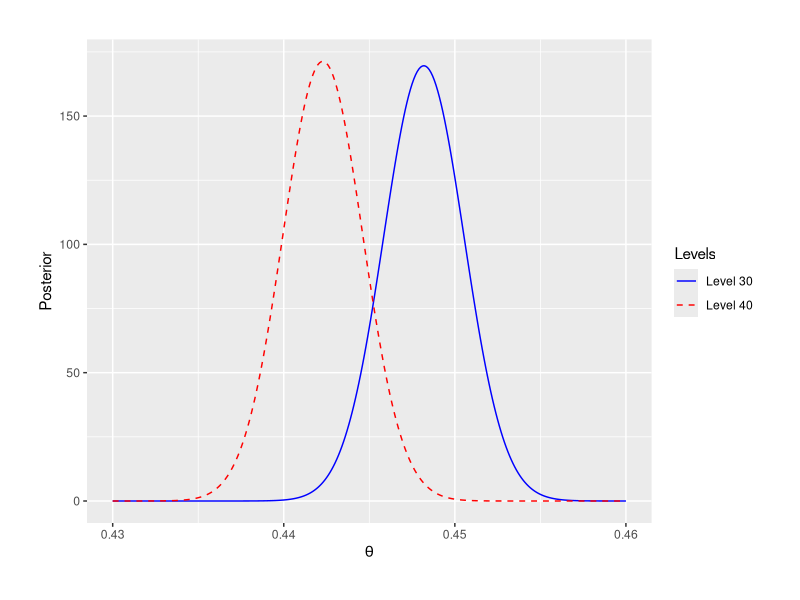
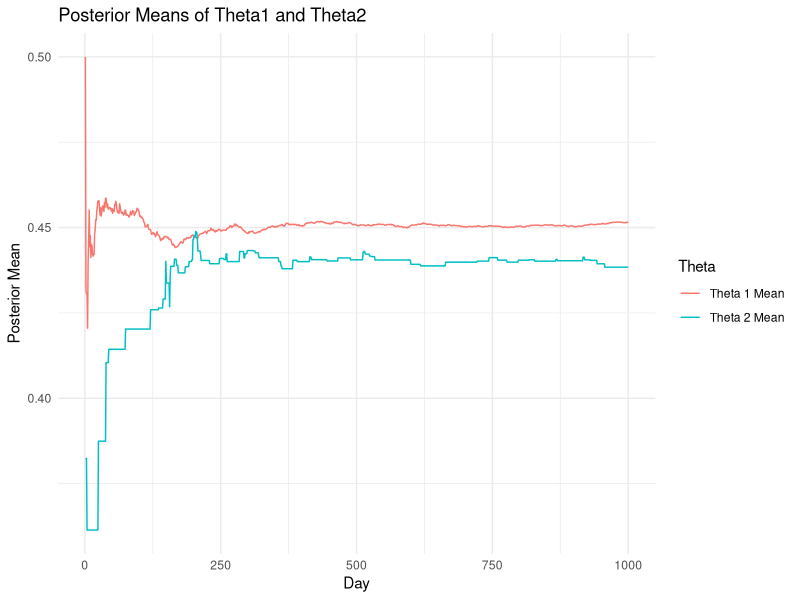
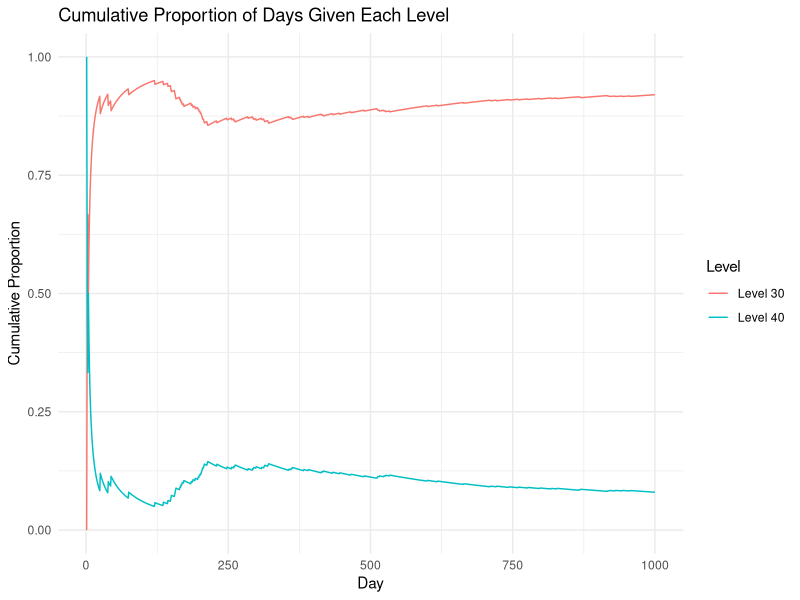

Generate these figures, in order, with R:
## ---- chunk 1
# Load libraries
suppressPackageStartupMessages({
  library(tibble)
  library(ggplot2)
  library(tidyr)
  library(dplyr)
})
## ---- chunk 2
# Define constants and initial values
n1=44700; Y1=20034; n2=45489; Y2=20119; a=1; b= 1

# Generate theta sequence
theta = seq(0.43, 0.46, 0.0001)

# Compute beta density values for each theta
theta1 = dbeta(theta, Y1 + a, n1 - Y1 + b)
theta2 = dbeta(theta,  Y2 + a,  n2 - Y2 + b)

# Create data frame for plotting
df = data.frame(theta, theta1, theta2)

# Rename columns for clarity
colnames(df) = c("theta", "theta1", "theta2")

# Transform data frame for ggplot
# Transform data frame for ggplot
df <- df %>%
  pivot_longer(cols = c("theta1", "theta2"), names_to = "Levels", values_to = "Posterior")

# Plot the beta distributions with custom legend labels
plt <- ggplot(df, aes(x = theta, y = Posterior, color = Levels, linetype = Levels)) +
  geom_line() +
  theme(plot.margin = unit(c(1, 1, 1, 1), "cm")) +
  labs(x = expression(theta)) +
  scale_color_manual(labels = c("Level 30", "Level 40"), values = c("blue", "red")) +
  scale_linetype_manual(labels = c("Level 30", "Level 40"), values = c("solid", "dashed"))

plot(plt)
## ---- chunk 3
theta1 =rbeta(1000000,Y1+a,n1-Y1+b) 
theta2 =rbeta(1000000,Y2+a,n2-Y2+b) 
mean(theta1>theta2) 
## ---- chunk 4
ab_vals= c(0.01,0.1,1,10,100) ;  p=ab_vals; options(scipen = 999)
for(j in 1:length(ab_vals)){ theta1 =rbeta(1000000,Y1+ab_vals[j],n1-Y1+ab_vals[j]) 
theta2=rbeta(1000000,Y2+ab_vals[j],n2-Y2+ab_vals[j]) 
p[j]  <-mean(theta1>theta2) } 
cbind(ab_vals,p)
## ---- chunk 5
# Likelihood: Y_j ~ Binom(n_j,theta_j) j=1,2
# Prior: theta_j~Beta(a,b) 
# Inputs: Y1,Y2,n1,n2,a,b 
# Output: group to be sample, i.e.,  1 or 2
# Thompson Sampling Function
Thompson_sampling = function(Y1, n1, Y2, n2, a = 1, b = 1) {
  theta1_sample = rbeta(1, a + Y1, b + n1 - Y1)
  theta2_sample = rbeta(1, a + Y2, b + n2 - Y2)
  if (theta1_sample > theta2_sample) {
    return(1) # Level 30
  } else {
    return(2) # Level 40
  }
}
## ---- chunk 6
# Load necessary libraries
library(ggplot2)
library(dplyr)

# Initial parameters
days = 1000
p =c(20034 / 44700, 20119 / 45489) # True probabilities for levels 30 and 40
a=b=1 # Prior hyperparameters

# Initialize matrices to store results
n =Y =matrix(0, days + 1, 2)

# Simulation loop for 1000 days
for (t in 1:days) {
  set.seed(919 * t) # Set seed for reproducibility
  
  # Thompson Sampling to pick the level
  level= Thompson_sampling(Y[t, 1], n[t, 1], Y[t, 2], n[t, 2], a, b)
  
  # Generate new data based on selected level
  y = rbinom(1, 100, p[level])
  
  # Update counts for the selected level
  Y[t + 1, ] = Y[t, ]
  n[t + 1, ] = n[t, ]
  
  if (level == 1) {
    Y[t + 1, 1] = Y[t, 1] + y
    n[t + 1, 1] = n[t, 1] + 100
  } else {
    Y[t + 1, 2] = Y[t, 2] + y
    n[t + 1, 2] = n[t, 2] + 100
  }
}

# Remove initial row (time 0)
Y = Y[-1, ]
n = n[-1, ]

# Calculate posterior means
posterior_mean= (Y + a) / (n + a + b)

# Calculate cumulative sampling proportions
cum_n = cbind(n[, 1] / (n[, 1] + n[, 2]), n[, 2] / (n[, 1] + n[, 2]))

# Prepare data for plotting
results = data.frame(
  day = 1:days,
  theta1_mean = posterior_mean[, 1],
  theta2_mean = posterior_mean[, 2],
  cum_prop_30 = cum_n[, 1],
  cum_prop_40 = cum_n[, 2]
)

# Plot posterior means of theta1 and theta2
ggplot(results, aes(x = day)) +
  geom_line(aes(y = theta1_mean, color = "Theta 1 Mean")) +
  geom_line(aes(y = theta2_mean, color = "Theta 2 Mean")) +
  labs(title = "Posterior Means of Theta1 and Theta2",
       x = "Day", y = "Posterior Mean", color = "Theta") +
  theme_minimal()

# Plot cumulative sampling proportions
ggplot(results, aes(x = day)) +
  geom_line(aes(y = cum_prop_30, color = "Level 30")) +
  geom_line(aes(y = cum_prop_40, color = "Level 40")) +
  labs(title = "Cumulative Proportion of Days Given Each Level",
       x = "Day", y = "Cumulative Proportion", color = "Level") +
  theme_minimal()
